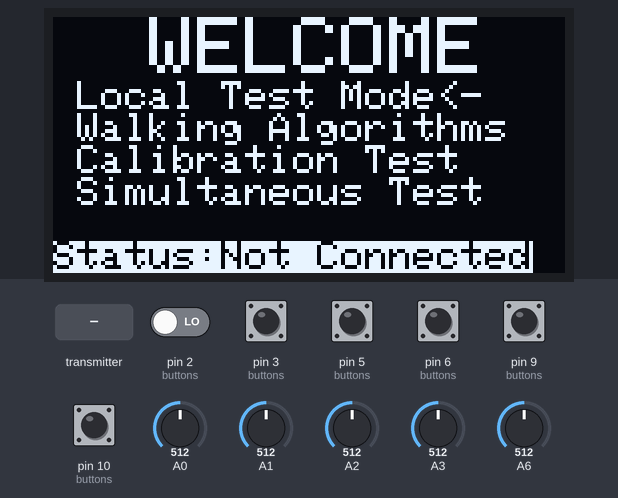
Bench run of a sketch on a simulated Arduino Uno, built with avr-gcc and run on an emulated ATmega328P. Shown: 128×64 one-colour display. Inputs (shaded band) come from the test bench; at power-on: pin 9 (buttons), pin 10 (buttons) HIGH, pin 2 (buttons), pin 3 (buttons), pin 5 (buttons), pin 6 (buttons) LOW, A2 = 512, A3 = 512, A0 = 512, A1 = 512, A6 = 512. The display library's start-up logo is not drawn; no radio packets arrive unless stated.

Above: at 3.3 s.
3.4 s: pin 3 (buttons) pulled HIGH for 0.15 s
At 5.0 s:
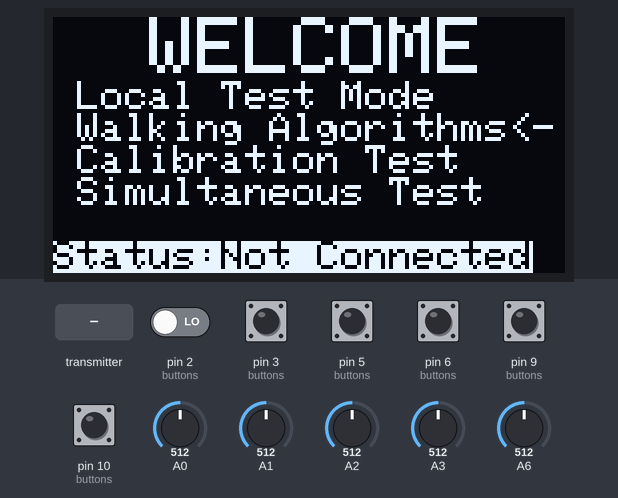
5.3 s: the transmitter starts sending _micros = 0
At 5.8 s:
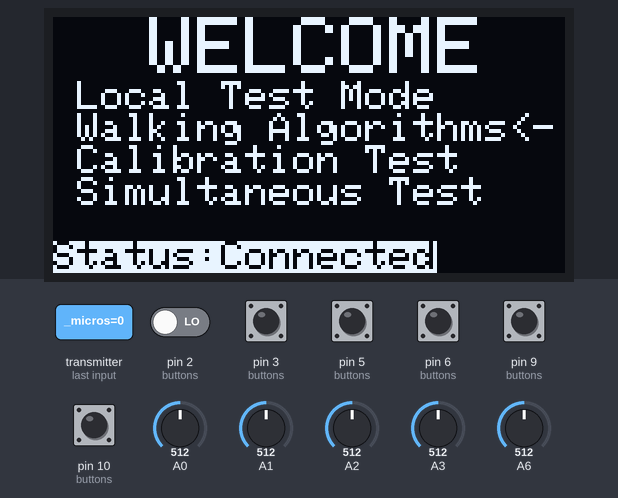
6.8 s: pin 6 (buttons) pulled HIGH for 0.15 s
At 7.7 s:
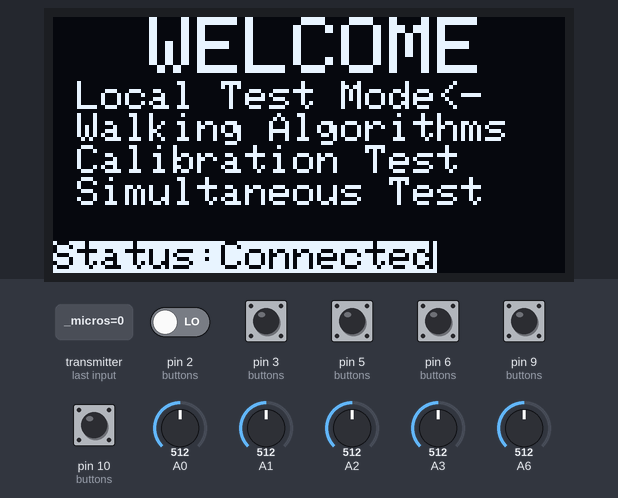
8.4 s: pin 5 (buttons) pulled HIGH for 0.15 s
At 8.9 s:
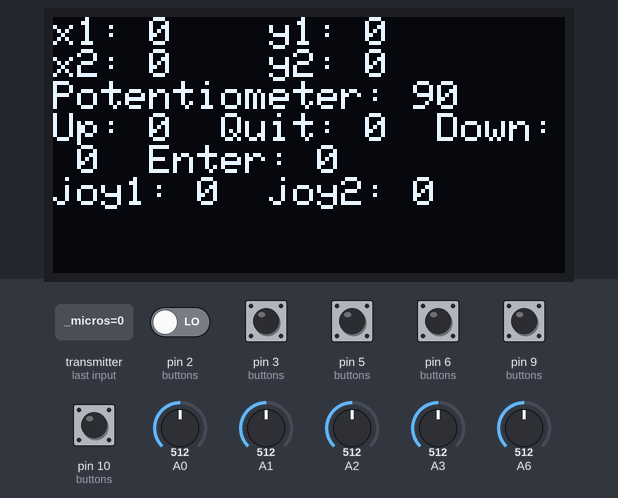
10.1 s: A2 set to 390
At 10.9 s:
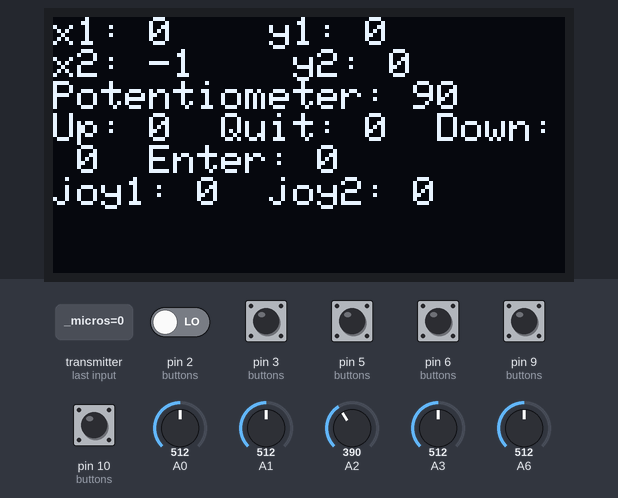
11.6 s: A3 set to 390
At 12.2 s:
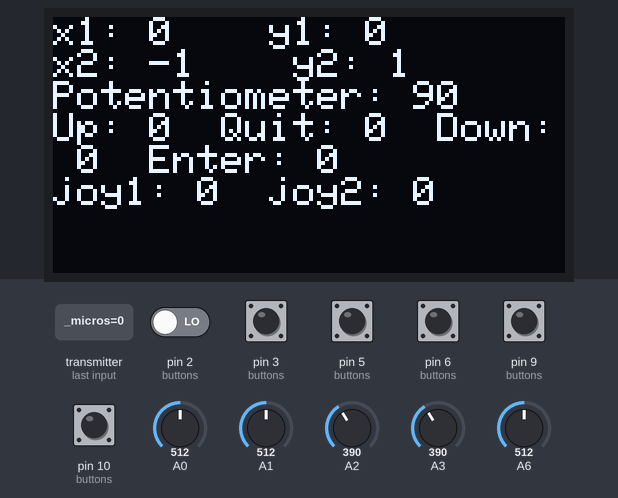
Timing chart, 0 to 14.1 s (numbered marks = the images above; inputs shaded):
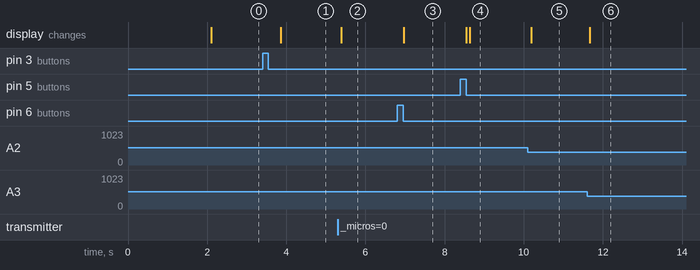

The sketch:

Joystick_2.1_RF.ino
```cpp
#include <SPI.h>
#include <Wire.h>
#include <Adafruit_GFX.h>
#include <Adafruit_SSD1306.h>
#include "RF24.h"
#include "nRF24L01.h"
#include "printf.h"

RF24 radio(7, 8);

#define OLED_RESET 4
Adafruit_SSD1306 display(OLED_RESET);

#define NUMFLAKES 10
#define XPOS 0
#define YPOS 1
#define DELTAY 2

#define LOGO16_GLCD_HEIGHT 16
#define LOGO16_GLCD_WIDTH  16
static const unsigned char PROGMEM logo16_glcd_bmp[] =
{ B00000000, B11000000,
  B00000001, B11000000,
  B00000001, B11000000,
  B00000011, B11100000,
  B11110011, B11100000,
  B11111110, B11111000,
  B01111110, B11111111,
  B00110011, B10011111,
  B00011111, B11111100,
  B00001101, B01110000,
  B00011011, B10100000,
  B00111111, B11100000,
  B00111111, B11110000,
  B01111100, B11110000,
  B01110000, B01110000,
  B00000000, B00110000 };

#if (SSD1306_LCDHEIGHT != 64)
#error("Height incorrect, please fix Adafruit_SSD1306.h!");
#endif

struct infoData{
  unsigned long _micros;// save response times
  int command;
  int joy1x, joy1y, joy2x, joy2y;
  int leg, part, potChange;
  bool joy1Button, joy2Button;
} myData;

int displayMode = 0;
int moveMode = 0;
int pButton1 = 0;
int pButton2 = 0;
int pButton3 = 0;
int pButton4 = 0;
int pJoyB1 = 0, pJoyB2 = 0;
int connectionRetrial = 0, timeoutCount = 0;;
int potent, potSave, potChange = 0, leg = 1, part = 1;
int csor = 1;
bool up = false, quit = false, down = false, enter = false, lpSwitch = true, joyLeft = false, joyRight = false;
bool buttonTesting = false;
bool Connected = false;
bool Sit = false, Walk = false;

const uint64_t pipes[2] = { 0xF0F0F0F0E1LL, 0xF0F0F0F0D2LL };
typedef enum { role_ping_out = 1, role_pong_back } role_e;
const char* role_friendly_name[] = { "invalid", "Ping out", "Pong back"};
role_e role = role_ping_out;

void setup() {
  Serial.begin(57600);
  printf_begin();
  pinMode(9, INPUT_PULLUP);
  pinMode(10, INPUT_PULLUP);

  //display
  display.begin(SSD1306_SWITCHCAPVCC, 0x3C);
  display.display();
  delay(2000);
  display.clearDisplay();
  displayMode = 0;
  displayCurrent();

  //radio
  radio.begin();
  radio.setChannel(108);
  role = role_ping_out;
  radio.openWritingPipe(pipes[0]);
  radio.openReadingPipe(1,pipes[1]);
  radio.setPALevel(RF24_PA_MAX);
  //radio.setDataRate(RF24_250KBPS);
  radio.setChannel(108);
  radio.setRetries(15,15);
  radio.startListening();
  radio.printDetails();
}

void loop() {
  //SerialTest();
  buttons();
  displayCurrent();
  radioLoop();
}

void radioLoop(){//only pingout
    radio.stopListening();                                    // First, stop listening so we can talk.
  /*********************( Read the Joystick positions )*************************/
  myData.command = moveMode;
  myData.joy1x = analogRead(0);
  myData.joy1y = analogRead(1);
  myData.joy1Button = !digitalRead(10);
  myData.joy2x = analogRead(2);
  myData.joy2y = analogRead(3);
  myData.joy2Button = !digitalRead(9);
  myData.leg = leg;
  myData.part = part;
  myData.potChange = potChange;
  myData._micros = micros();  // Send back for timing

  //printf("Now sending %lu...",myData._micros);
  bool ok = radio.write( &myData, sizeof(myData) );

//  if (ok)
//    printf("ok...");
//  else
//    printf("failed.\n\r");

  // Now, continue listening
  radio.startListening();

  // Wait here until we get a response, or timeout (250ms)
  unsigned long started_waiting_at = millis();
  bool timeout = false;
  while ( ! radio.available() && ! timeout )
    if (millis() - started_waiting_at > 200 )
      timeout = true;

  if ( timeout )
  {
    //printf("Failed, response timed out.\n\r");
    //delay(200);
    timeoutCount++;
    if (timeoutCount > 3)Connected = false;
  }
  else
  {
    timeoutCount = 0;
    radio.read( &myData, sizeof(myData) );
    //printf("Got response %lu, round-trip delay: %lu\n\r",myData._micros,millis()-myData._micros);
    Connected = true;
  }
  delay(40);
}
void serialReceive() {
  if ( Serial.available() )
  {
    char c = toupper(Serial.read());
    display.println(c);
  }
}

void connectionDisplay(){
  display.setCursor(0,56);
  display.setTextSize(1);
  display.setTextColor(BLACK,WHITE);
  display.print("Status:");
  if (Connected) display.print("Connected");
  else display.print("Not Connected");
}

void displayCurrent(){
  switch (displayMode) {
    case 0:{
      moveMode = 0;
      display.setCursor(0,0);
      display.setTextSize(2);
      display.setTextColor(WHITE);
      display.println("  WELCOME");
      display.setTextSize(1);

      display.print(" Local Test Mode");
      if (csor == 1) display.println("<-");
      else display.println();
      display.print(" Walking Algorithms");
      if (csor == 2) display.println("<-");
      else display.println();
      display.print(" Calibration Test");
      if (csor == 3) display.println("<-");
      else display.println();
      display.print(" Simultaneous Test");
      if (csor == 4) display.println("<-");
      else display.println();

      connectionDisplay();

      display.display();
      display.clearDisplay();
      if (enter) {
        displayMode = csor; //abbreviate for cursor
        if (displayMode == 2) csor = 1;//reset cursor
        if (displayMode == 3) {
          leg = 1;
          part = 1;
          potSave = map(analogRead(6), 0, 1023, 0, 180);
        }
        if (displayMode == 4) {
          csor = 1;
          leg = 1;
          part = 1;
          potSave = map(analogRead(6), 0, 1023, 0, 180);
        }
      }
      if (up) csor--;
      if (down) csor++;
      if (csor < 1) csor += 5;
      if (csor > 5) csor -= 5;
      break;
    }
    case 1:{//Local Test Mode
      display.setCursor(0,0);
      display.setTextSize(1);
      display.setTextColor(WHITE);
      displayTest();
      display.display();
      display.clearDisplay();
      if (quit) displayMode = 0;
      break;
    }
    case 2:{//Walking Algorithms Select
      display.setCursor(0,0);
      display.setTextSize(1);
      display.setTextColor(WHITE);

      display.display();
      display.clearDisplay();
      if (quit) displayMode = 0;
      break;
    }
    case 3:{//Calibration
      moveMode = 10;
      display.setCursor(0,0);
      display.setTextSize(2);
      display.setTextColor(WHITE);

      display.print("Leg:  ");
      display.print(leg);
      if (lpSwitch) display.println(" <-");
      else display.println();

      display.print("Part: ");
      display.print(part);
      if (!lpSwitch) display.println(" <-");
      else display.println();

      potChange = map(analogRead(6), 0, 1023, 0, 180) - potSave;//For Now temporarily not the change
      display.print("Change:");
      display.println(potChange);

      if (down || up) lpSwitch = !lpSwitch;
      if (lpSwitch && enter){
        leg++;
        if (leg > 8) leg = 1;
        potSave = map(analogRead(6), 0, 1023, 0, 180);
      }
      else if (!lpSwitch && enter){
        part++;
        if (part > 3) part = 1;
        potSave = map(analogRead(6), 0, 1023, 0, 180);
      }

      display.display();
      display.clearDisplay();
      if (quit) {
        displayMode = 0;
        leg = 1;
        part = 1;
      }
      break;
    }
    case 4:{
      moveMode = 9;
      display.setCursor(0,0);
      display.setTextSize(2);
      display.setTextColor(WHITE);

      display.print("Part: ");
      display.print(part);
      display.println(" <-");

      potChange = map(analogRead(6), 0, 1023, 0, 180) - potSave;//For Now temporarily not the change
      display.print("Change:");
      display.println(potChange);

      connectionDisplay();

      if (enter){
        part++;
        if (part > 3) part = 1;
        potSave = map(analogRead(6), 0, 1023, 0, 180);
      }

      display.display();
      display.clearDisplay();
      if (quit) {
        displayMode = 0;
        moveMode = 0;
        leg = 1;
        part = 1;
      }
    }
    default:
    break;
  }
  if (joyLeft) Sit = !Sit;
  if (Sit) moveMode = 1;
  if (Sit && joyRight) Walk = !Walk;
  if (Walk) moveMode = 2;
}

void displayTest(){
  int x1 = SerialRound(analogRead(0), 1);
  display.print("x1: ");
  display.print(x1);
  display.print("    ");
  int y1 = SerialRound(analogRead(1), 0);
  display.print("y1: ");
  display.println(y1);
  int x2 = SerialRound(analogRead(2), 1);
  display.print("x2: ");
  display.print(x2);
  display.print("    ");
  int y2 = SerialRound(analogRead(3), 0);
  display.print("y2: ");
  display.println(y2);

  potent = map(analogRead(6), 0, 1023, 0, 180);
  display.print("Potentiometer: ");
  display.println(potent);

  display.print("Up: ");
  display.print(digitalRead(6));
  display.print("  ");
  display.print("Quit: ");
  display.print(digitalRead(2));
  display.print("  ");
  display.print("Down: ");
  display.print(digitalRead(3));
  display.print("  ");
  display.print("Enter: ");
  display.print(digitalRead(5));
  display.println("  ");


  display.print("joy1: ");
  display.print(!digitalRead(10));
  display.print("  ");
  display.print("joy2: ");
  display.print(!digitalRead(9));
  //delay(100);
}

void buttons() {
  int button1 = digitalRead(6);
  int button2 = digitalRead(2);
  int button3 = digitalRead(3);
  int button4 = digitalRead(5);
  int joyB1 = !digitalRead(10);
  int joyB2 = !digitalRead(9);

  if (pButton1 == 0 && button1 == 1) up = true;
  else up = false;
  if (pButton2 == 0 && button2 == 1) quit = true;
  else quit = false;
  if (pButton3 == 0 && button3 == 1) down = true;
  else down = false;
  if (pButton4 == 0 && button4 == 1) enter = true;
  else enter = false;
  if (pJoyB1 == 0 && joyB1 == 1) joyLeft = true;
  else joyLeft = false;
  if (pJoyB2 == 0 && joyB2 == 1) joyRight = true;
  else joyRight = false;

  pButton1 = button1;
  pButton2 = button2;
  pButton3 = button3;
  pButton4 = button4;
  pJoyB1 = joyB1;
  pJoyB2 = joyB2;
}

void SerialTest() {
  int x1 = SerialRound(analogRead(0),1);
  Serial.print("x1:");
  Serial.print(x1);
  Serial.print(" ");
  int y1 = SerialRound(analogRead(1), 0);
  Serial.print("y1: ");
  Serial.print(y1);
  Serial.print(" ");
  int x2 = SerialRound(analogRead(2), 1);
  Serial.print("x2: ");
  Serial.print(x2);
  Serial.print(" ");
  int y2 = SerialRound(analogRead(3), 0);
  Serial.print("y2: ");
  Serial.print(y2);
  Serial.print(" ");
  Serial.print("b1: ");
  Serial.print(digitalRead(6));
  Serial.print(" ");
  Serial.print("b2: ");
  Serial.print(digitalRead(2));
  Serial.print(" ");
  Serial.print("b3: ");
  Serial.print(digitalRead(3));
  Serial.print(" ");
  Serial.print("b4: ");
  Serial.print(digitalRead(5));
  Serial.print(" ");
  int potent = map(analogRead(6), 0, 1023, 0, 179);
  Serial.print("Potent: ");
  Serial.println(potent);
//  for (int i = 0; i <12; i++) Serial.print(digitalRead(i));
//  Serial.println();
  //delay(500);
}

int SerialRound(int input, int type){
  int answer;
  if (input < 100) answer = 0;
  else if (input < 200) answer = 1;
  else if (input < 300) answer = 2;
  else if (input < 400) answer = 3;
  else if (input < 550) answer = 4;
  else if (input < 600) answer = 5;
  else if (input < 700) answer = 6;
  else if (input < 800) answer = 7;
  else answer = 8;
  if (type == 0) answer = 4 - answer;
  else answer = answer - 4;
  return answer;
}
```

printf.h
```cpp
// (licence header left out)
/**
 * @file printf.h
 *
 * Setup necessary to direct stdout to the Arduino Serial library, which
 * enables 'printf'
 */

#ifndef __PRINTF_H__
#define __PRINTF_H__

#ifdef ARDUINO

int serial_putc( char c, FILE * )
{
  Serial.write( c );

  return c;
}

void printf_begin(void)
{
  fdevopen( &serial_putc, 0 );
}

#else
#error This example is only for use on Arduino.
#endif // ARDUINO

#endif // __PRINTF_H__
```

Measured:
- after the input at 3.4 s, the display: changes after 0.46 s (image 1)
- after the input at 5.3 s, the display: changes after 0.08 s (image 2)
- after the input at 6.8 s, the display: changes after 0.17 s (image 3)
- after the input at 8.4 s, the display: first changes after 0.15 s (image 4 shows a later state)
- after the input at 10.1 s, the display: changes after 0.09 s (image 5)
- after the input at 11.6 s, the display: changes after 0.06 s (image 6)
